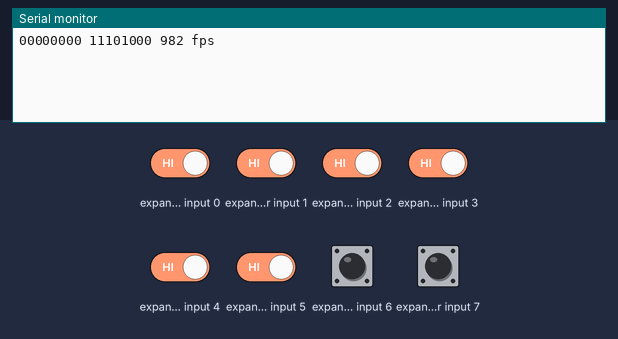
The sketch below on a simulated Arduino Uno, built for the host (arithmetic inside an expression is 32-bit, double 64-bit). Parts: the last lines printed to the serial monitor. Wiring (inferred from the names in the program): input shift register (74HC165): load pin 17. The inputs (shaded band) are chosen by the test bench; at power-on: expander input 0–7 HIGH.

Above: at 1.2 s.
1.3 s: expander input 0 driven LOW
At 2.6 s:
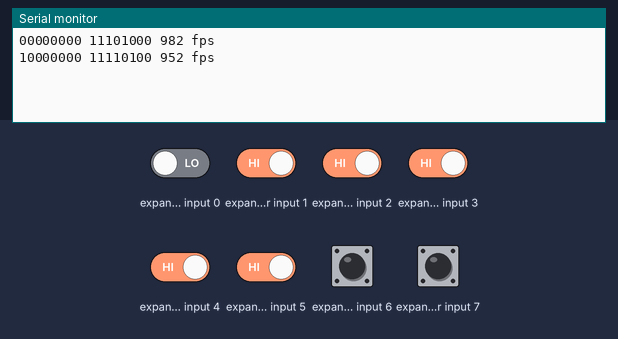
2.8 s: expander input 1 driven LOW
At 3.7 s:
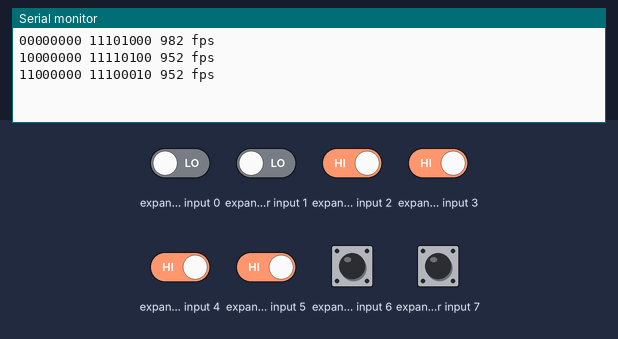
4.3 s: expander input 2 driven LOW
At 5.6 s:
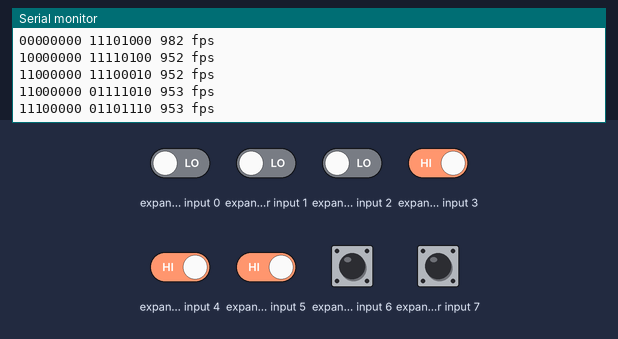
5.8 s: expander input 3 driven LOW
At 6.8 s:
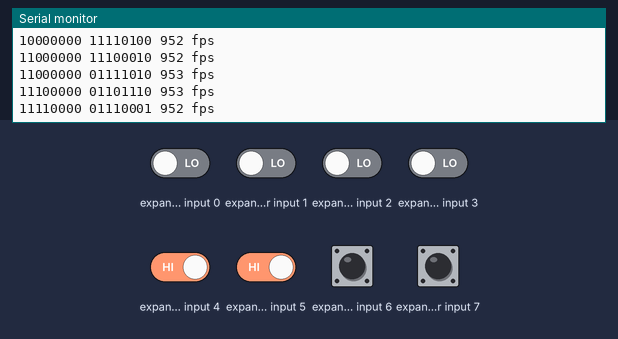
7.3 s: expander input 4 driven LOW
At 8.6 s:
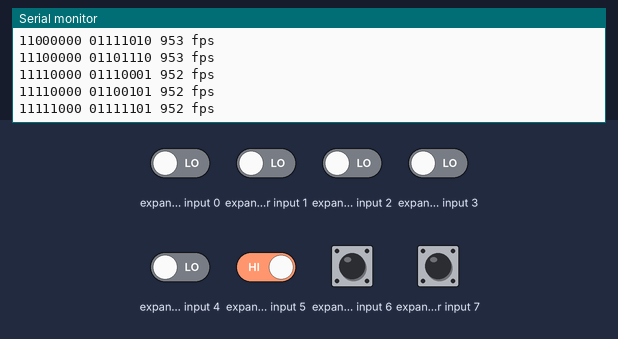
8.8 s: expander input 5 driven LOW
At 9.5 s:
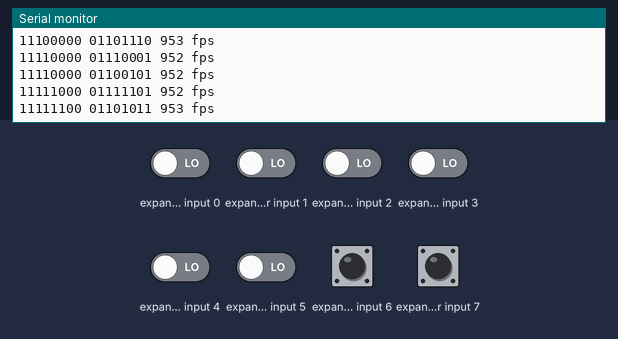
Timing chart, 0 to 11.3 s (numbered marks = the images above; inputs shaded):
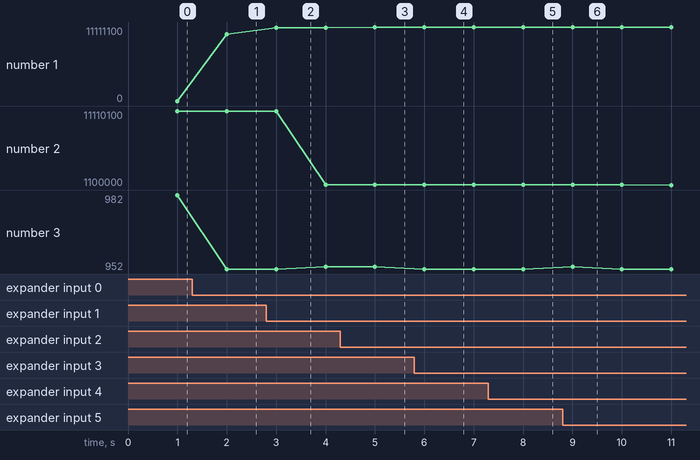

Measured:
- after the input at 1.3 s, the serial monitor: prints a new line after 0.70 s (image 1)
- after the input at 2.8 s, the serial monitor: prints a new line after 0.20 s (image 2)
- after the input at 4.3 s, the serial monitor: prints a new line after 0.70 s (image 3)
- after the input at 5.8 s, the serial monitor: prints a new line after 0.20 s (image 4)
- after the input at 7.3 s, the serial monitor: prints a new line after 0.70 s (image 5)
- after the input at 8.8 s, the serial monitor: prints a new line after 0.20 s (image 6)
- plotted number 1: 0 → 10000000 after the input at 1.3 s, 10000000 → 11000000 after the input at 2.8 s, 11000000 → 11100000 after the input at 4.3 s, 11100000 → 11110000 after the input at 5.8 s, 11110000 → 11111000 after the input at 7.3 s

The sketch:

74HC165_HSPI_Intrrupt.ino
```cpp
/* 74HC165 ESP8266 ~ NodeMCU 1.0 (ESP-12E Module)
 * speed-test reading 18 shift (in) registers
 *
 * adapted from article by João Alves
 * https://jpralves.net/post/2015/09/08/multiple-inputs-parallel-to-series.html
 *
 * Pinos usados:
     D0  (gpio16) - Load Pin (1) do 74HC165
     D6  (hmiso)  - Q7 Pin (9) do 74HC165
     D5  (hsclk)  - CLOCK Pin (2) do 74HC165
 * Sketch que usa a comunicação SPI.
*/

#include <SPI.h>

#define SPI_MISO 16
#define SPI_MOSI 5
#define SPI_SCLK 18
#define SPI_SS 6

const byte LATCH = 17;
const byte chips = 1;  // number of 74HC165 (8bit) chips used

static unsigned long lastMillis;
static unsigned long frameCount;
static unsigned int framesPerSecond;
const int seconds = 1;

void setup() {
  SPI.begin(SPI_SCLK, SPI_MISO, SPI_MOSI, SPI_SS);
  SPI.beginTransaction(SPISettings(115200, MSBFIRST, SPI_MODE3));  // 32MHz
  Serial.begin(115200);
  pinMode(LATCH, OUTPUT);
  digitalWrite(LATCH, HIGH);
}

void loop() {
  unsigned long now = millis();
  frameCount++;  // Once around the moon ...

  byte Switch[chips];

  digitalWrite(LATCH, HIGH);
  digitalWrite(LATCH, LOW);

  for (byte i = 0; i < chips; i++) {
    Switch[i] = SPI.transfer(0);
  }

  if (now - lastMillis >= seconds * 1000) {
    framesPerSecond = frameCount / seconds;

    for (byte i = 0; i < 8; i++) {
      Serial.print((Switch[0] & (1 << i)) != 0 ? 0 : 1);
    }

    Serial.print(" ");

    for (byte i = 0; i < 8; i++) {
      Serial.print((Switch[1] & (1 << i)) != 0 ? 0 : 1);
    }

    Serial.print(" ");
    Serial.print(framesPerSecond);
    Serial.println(" fps");

    frameCount = 0;
    lastMillis = now;
  }
}
```
